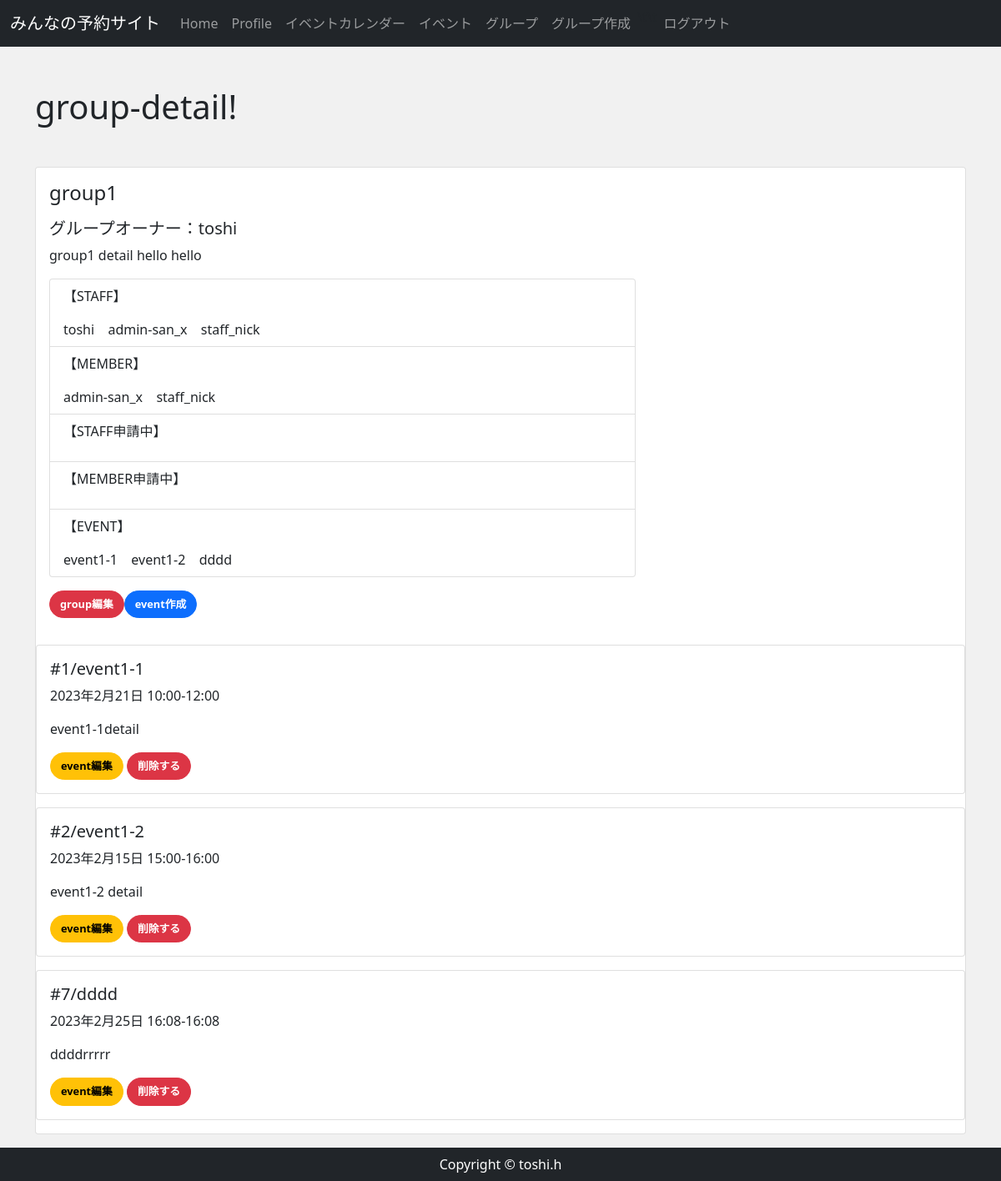
/group_detail/1/ (signed in), run on the app's committed database.
### reservation/models.py (models this page shows, shortened)
class Group(models.Model):
    group_name = models.CharField(max_length=150)
    group_detail = models.TextField()
    group_owner = models.ForeignKey(
        CustomUser,
        unique=False,
        db_index=True,
        related_name='owner',
        on_delete=models.CASCADE
    )

class Event(models.Model):
    event_title = models.CharField(max_length=150)
    event_detail = models.TextField()
    group = models.ForeignKey(Group,  on_delete=models.CASCADE, related_name="group_event")
    event_date = models.DateField()
    start_time = models.TimeField()
    end_time = models.TimeField()

### accounts/models.py (models this page shows, shortened)
class CustomUser(AbstractBaseUser, PermissionsMixin):
    email = models.EmailField(
        verbose_name='email',
        max_length=255,
        unique=True,
        )
    first_name = models.CharField('名', max_length=150)
    last_name = models.CharField('姓', max_length=150)
    nickname = models.CharField('ニックネーム', max_length=150,  null=True, blank=True)
    active = models.BooleanField(default=True)
    staff = models.BooleanField(default=False) #staffかどうか
    admin = models.BooleanField(default=False)
    objects = UserManager()
    EMAIL_FIELD = 'email'
    USERNAME_FIELD = 'email'
    REQUIRED_FIELDS = []
    @property
    def is_active(self):
        return self.active
    class Meta(AbstractBaseUser.Meta):
        db_table = 'custom_user'

### reservation/views.py (the view, shortened to what this page needs)
# urls.py: path('group_detail/<int:pk>/',views.GroupDetailView.as_view(), name="group_detail"), #グループ詳細
class GroupDetailView(DetailView):
    model=Group
    template_name = 'reservation/group_detail.html'
    def get(self, request, *args, **kwargs):
        print("getメソッド")
        group_data = Group.objects.get(id=self.kwargs['pk'])
        event_data = Event.objects.filter(group=group_data)
        member_data = ApprovedMember.objects.filter( #memberデータ取得
            group = group_data, approved = True)
        staff_data = ApprovedStaff.objects.filter( #staffデータ取得
            group = group_data, approved = True)
        applying_staffs=ApplyingStaff.objects.filter(group=group_data, applying=True)
        applying_members=ApplyingMember.objects.filter(group=group_data, applying=True)
        member_names = {m_data.member for m_data in member_data}
        staff_names = {s_data.staff for s_data in staff_data}
        """グループ加入の承認済みデータのリストに名前があり、かつapprovedでないと別ページにリダイレクトされる"""
        is_group_staff = self.request.user in staff_names
        ctx={
                'group_data':group_data,
                'member_data':member_data,
                'member_names':member_names,
                'staff_names':staff_names,
                'event_data':event_data,
                'is_group_staff':is_group_staff,
                'applying_staffs':applying_staffs,
                'applying_members':applying_members,
            }
        if (request.user in staff_names) or  (request.user in member_names):
            return render(request, 'reservation/group_detail.html', ctx)
        else:
            return HttpResponse('<h1>%sさんは%sの詳細は見られません</h1>' % (request.user.nickname, group_data.group_name ))

### reservation/templates/reservation/group_detail.html (shortened to what this page needs)
{% extends 'reservation/base.html' %}
{% block content %}
    <div class="my-5">
        <h1>group-detail!</h1>
    </div>
    <div class="card mb-3 col-lg-auto" style="">
        <div class="row no-gutters">
            <div class="col-md-8">
                <div class="card-body">
                    <h4 class="card-title mb-3"><div hidden>#{{ group_data.pk }}</div>{{ group_data.group_name }}</h4>
                    <h5>グループオーナー：{{ group_data.group_owner.nickname }}</h5>
                    <p class="card-text mb-3">{{ group_data.group_detail }}</p>
                    <ul class="list-group listgroup-flush mb-3">
                        <li class="list-group-item">
                        <p>【STAFF】</p>
                            {% for s_name in staff_names %}
                            {{s_name.nickname}} &ensp;
                            {% endfor %}
                        </li>
                        <li class="list-group-item">
                        <p>【MEMBER】</p>
                            {% for m_name in member_names %}
                            {{ m_name.nickname }} &ensp;
                            {% endfor %}
                        </li>
                        {% if is_group_staff %}
                        <li class="list-group-item">
                        <p>【STAFF申請中】</p>
                        </li>
                        <li class="list-group-item">
                        <p>【MEMBER申請中】</p>
                        </li>
                        {% endif %}
                        <li class="list-group-item">
                        <p>【EVENT】</p>
                            {% for event in event_data %}
                            {{ event.event_title }} &ensp;
                            {% endfor %}
                        </li>
                    </ul>
                    {% if is_group_staff %}
                        <a href="{% url 'group_edit' group_data.pk  %} " class="btn btn-danger mb-3">group編集</a><a href="{% url 'event_new' group_data.pk  %} " class="btn btn-primary mb-3">event作成</a>
                    {% endif %}
                </div>
        </div>
    </div>
    {% for event in event_data %}
             <div class="card mb-3 col-lg-auto">
                <div class="card-body">
                    <h5 class="card-title">#{{ event.id }}/{{ event.event_title }}</h5>
                    <p>{{event.event_date}} {{ event.start_time }}-{{ event.end_time }}</p>
                    <p class="card-text">{{ event.event_detail|truncatechars:100 }}</p>
                    {% if is_group_staff %}
                        <a href="{% url 'event_edit' event.pk  %} " class="btn btn-warning">event編集</a>
                        <a href="{% url 'event_delete' event.pk %}" class="btn btn-danger">削除する</a>
                    {% endif %}
                </div>
            </div>
        {% endfor %}
{% endblock %}

### reservation/static/css/rsv_style.css (style rules this page uses)
* { margin: 0; padding: 0; box-sizing: border-box; }
.btn { font-size: 80%; border-radius: 5rem; font-weight: bold; }

### data on the page
Group: group_name "group1", group_owner.nickname "toshi", group_detail "group1 detail hello hello"
CustomUser: nickname "toshi"
CustomUser: nickname "admin-san_x"
CustomUser: nickname "staff_nick"
Event: event_title "event1-1", id "1", event_date "2023年2月21日", start_time "10:00", end_time "12:00", event_detail "event1-1detail"
Event: event_title "event1-2", id "2", event_date "2023年2月15日", start_time "15:00", end_time "16:00", event_detail "event1-2 detail"
Event: event_title "dddd", id "7", event_date "2023年2月25日", start_time "16:08", end_time "16:08", event_detail "ddddrrrrr"
